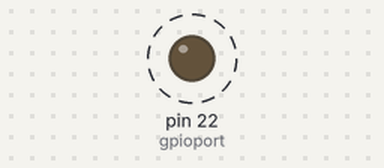
A program run on a simulated Raspberry Pi (header pin numbers). Shown: output pins drawn as LEDs (lit = HIGH). Dashed ring = blinking. What the program prints to the terminal is not drawn.

Above: at 1.0 s.
Timing chart, 0 to 4.6 s (numbered marks = the images above):
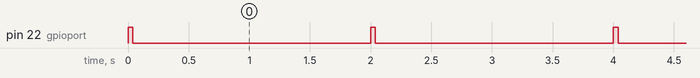

Measured:
- by itself, pin 22 (gpioport): alternates HIGH for 0.04 s and LOW for 2.0 s

The program:

gpio_out_pwm1.py
```python
# (licence header left out)
# IMPORT AREA
import RPi.GPIO as GPIO
import sys


# GLOBAL DATA AREA
GPIO.setmode(GPIO.BOARD)        # BOARD mens use physical pin scheme
gpioport=22                     # here phys pin 22  (GPIO25)
GPIO.setup(gpioport, GPIO.OUT)


# FUNCTION AREA


# MAIN AREA
if __name__ == "__main__":
   p = GPIO.PWM(gpioport, 0.5)  # prepare output pin for PWM with frequency 0.5 Hz
   p.start(2)                   # start PWM with duty cycle 2 %, i.e will cause a short LED blink. (range 0-100)
   raw_input("Press return to stop blinking:") # use input(" ") statement if using Python3
   p.stop()                     # stop PWM

   # proper GPIO cleanup as well as return to outer shell with no expected errors:
   GPIO.cleanup()
   sys.exit(0) # All exits back to outer shell should leave 0 if no error(s) and >< 0 if failing
```
